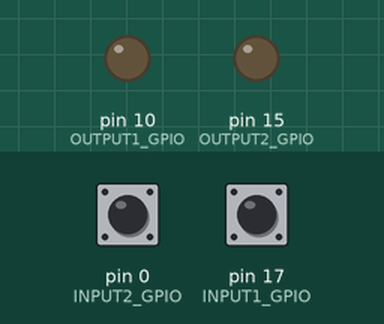
This sketch was run on a simulated Arduino Uno, built with avr-gcc and run on an emulated ATmega328P. Shown: output pins drawn as LEDs (lit = HIGH). Inputs (shaded band) come from the test bench; at power-on: pin 0 (INPUT2_GPIO) HIGH, pin 17 (INPUT1_GPIO) HIGH.

Above: at 1.2 s.
1.3 s: pin 0 (INPUT2_GPIO) pulled LOW for 0.15 s
At 2.5 s:
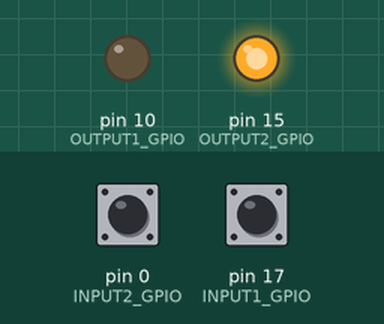
2.9 s: pin 17 (INPUT1_GPIO) pulled LOW for 1 s
At 4.1 s:
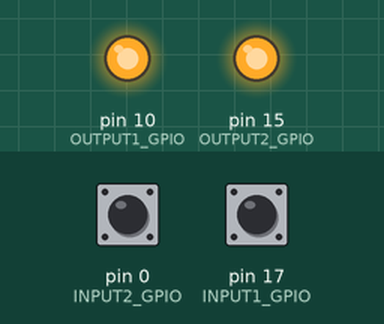
5.9 s: pin 17 (INPUT1_GPIO) pulled LOW for 3.2 s
At 10.0 s:
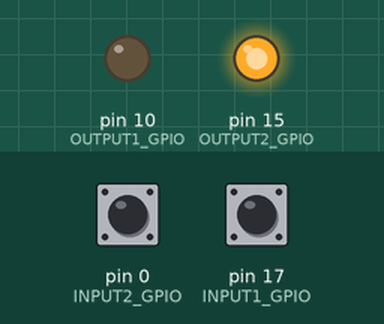
11.0 s: pin 0 (INPUT2_GPIO) pulled LOW for 1 s
At 13.1 s:
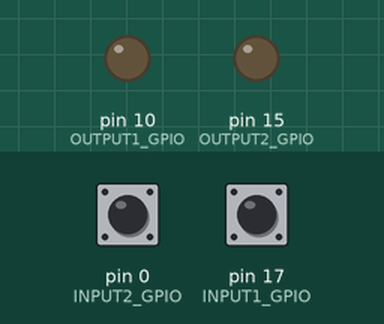
13.5 s: pin 17 (INPUT1_GPIO) pulled LOW for 1 s
At 14.7 s:
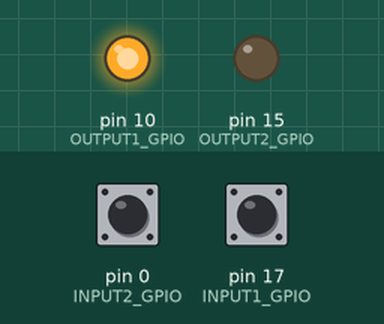
Timing chart, 0 to 16.5 s (numbered marks = the images above; inputs shaded):
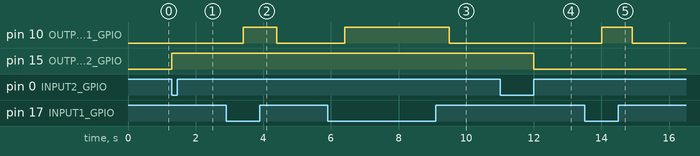

The sketch:

program.ino
```cpp
// Arduino code generated from .st file

#include <timers.h>

#define INPUT1_GPIO 17
#define INPUT2_GPIO 0
#define OUTPUT1_GPIO 10
#define OUTPUT2_GPIO 15

TON TON0;
TOF TOF0;
TP TP0;

void setup() {
  pinMode(INPUT1_GPIO, INPUT_PULLUP);
  pinMode(INPUT2_GPIO, INPUT_PULLUP);
  pinMode(OUTPUT1_GPIO, OUTPUT);
  pinMode(OUTPUT2_GPIO, OUTPUT);

  TON0.PT = 500;
  TOF0.PT = 500;
  TP0.PT = 1000;
}

void loop() {
  bool input1 = (digitalRead(INPUT1_GPIO) == LOW);
  bool input2 = (digitalRead(INPUT2_GPIO) == LOW);

  TON0.IN = input1;
  TON0.update();

  TOF0.IN = TON0.Q;
  TOF0.update();

  TP0.IN = input2;
  TP0.update();

  digitalWrite(OUTPUT1_GPIO, TOF0.Q ? HIGH : LOW);
  digitalWrite(OUTPUT2_GPIO, TP0.Q ? HIGH : LOW);

  delay(100);
}
```

timers.h
```cpp
#ifndef __timers_h__
#define __timers_h__

#include <Arduino.h>

class TON {
	public:
		bool IN = false;
		bool Q = false;
		unsigned long PT = 0;
		unsigned long _start = 0;

		void update() {
			if (IN) {
			if (_start == 0) _start = millis();
			if (millis() - _start >= PT) Q = true;
			} else {
			_start = 0;
			Q = false;
			}
		}
};

class TOF {
	public:
		bool IN = false;
		bool Q = false;
		unsigned long PT = 0;
		unsigned long _stop = 0;

		void update() {
			if (IN) {
			Q = true;
			_stop = millis();
			} else {
			if (millis() - _stop >= PT) Q = false;
			}
		}
};

class TP {
	public:
	  bool IN = false;
	  bool Q = false;
	  unsigned long PT = 1000;
	  unsigned long startTime = 0;
	  bool triggered = false;

	  void update() {
		if (IN && !triggered) {
		  Q = true;
		  startTime = millis();
		  triggered = true;
		}

		if (triggered && millis() - startTime >= PT) {
		  Q = false;
		}

		if (!IN) {
		  triggered = false;
		}
	  }
  };

#endif
```

Measured:
- after the input at 1.3 s, pin 15 (OUTPUT2_GPIO): LOW → HIGH at once
- after the input at 2.9 s, pin 10 (OUTPUT1_GPIO): LOW → HIGH after 0.50 s, → LOW 1.0 s later
- after the input at 5.9 s, pin 10 (OUTPUT1_GPIO): LOW → HIGH after 0.50 s, → LOW 3.1 s later
- after the input at 11.0 s, pin 15 (OUTPUT2_GPIO): HIGH → LOW after 1.0 s
- after the input at 13.5 s, pin 10 (OUTPUT1_GPIO): LOW → HIGH after 0.50 s, → LOW 0.90 s later
